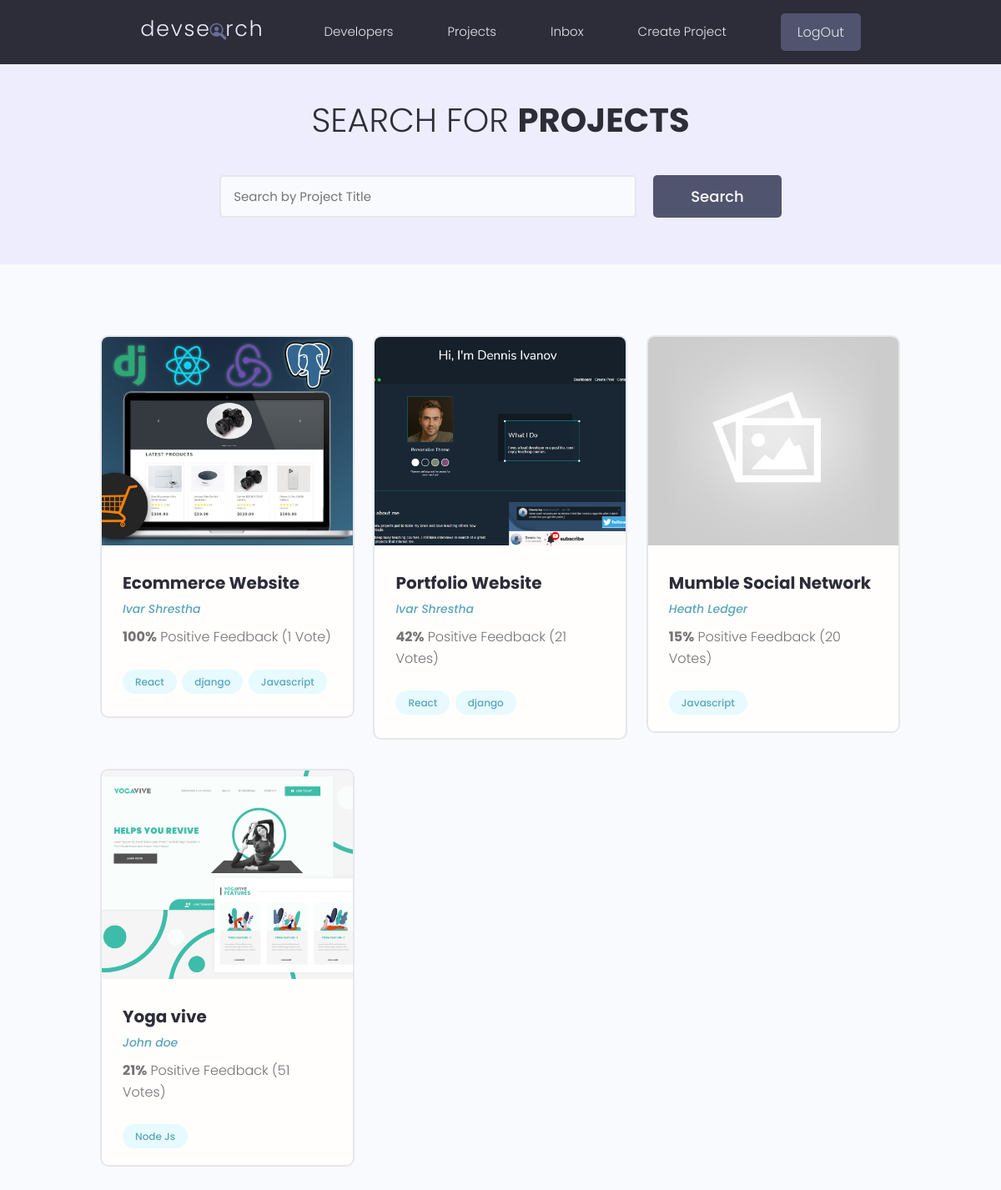
Page /projects/ (signed in) on the committed database.
### project/models.py (models this page shows, shortened)
class Project(models.Model):
    owner = models.ForeignKey(
        Profile, null=True, blank=True, on_delete= models.SET_NULL)
    title = models.CharField(max_length=200)
    description  = models.TextField(null=True, blank=True)
    featured_image = models.ImageField(null=True, blank=True,
                                       default="default.jpg")
    demo_link = models.CharField(max_length=2000, null=True, blank=True)
    source_link = models.CharField(max_length=2000, null=True, blank=True)
    tags = models.ManyToManyField('Tag', blank=True)
    vote_total = models.IntegerField(default=0, null=True, blank=True)
    vote_ratio = models.IntegerField(default=0, null=True, blank=True)
    created = models.DateTimeField(auto_now_add=True)
    id = models.UUIDField(default=uuid.uuid4, unique=True,
                          primary_key=True, editable=False)

class Tag(models.Model):
    name = models.CharField(max_length=200)
    created = models.DateTimeField(auto_now_add=True)
    id = models.UUIDField(default=uuid.uuid4, unique=True,
                          primary_key=True, editable=False)
    def __str__(self):
        return self.name

### users/models.py (models this page shows, shortened)
class Profile(models.Model):
    user = models.OneToOneField(User, on_delete=models.CASCADE, null=True, blank=True)
    name = models.CharField(max_length=200, blank=True, null=True)
    email = models.EmailField(max_length=500, blank=True, null=True)
    username = models.CharField(max_length=200, null=True, blank=True)
    location = models.CharField(max_length=200, null=True, blank=True)
    short_intro = models.CharField(max_length=200, blank=True, null=True)
    bio = models.TextField(blank=True, null=True)
    profile_image = models.ImageField(null=True, blank=True, upload_to='profiles/', default='profiles/default.jpg')
    social_github = models.CharField(max_length=200, blank=True, null=True)
    social_twitter = models.CharField(max_length=200, blank=True, null=True)
    social_linkedin= models.CharField(max_length=200, blank=True, null=True)
    social_youtube = models.CharField(max_length=200, blank=True, null=True)
    social_website = models.CharField(max_length=200, blank=True, null=True)
    created = models.DateTimeField(auto_now_add=True)
    id = models.UUIDField(default=uuid.uuid4, unique=True,
                          primary_key=True, editable=False)

### project/views.py (the view)
# urls.py: path('projects/', include('project.urls')),
def projects(request):
    projects=Project.objects.all()
    context = {'projects': projects}
    return render(request, 'project/projects.html', context)

### project/templates/project/projects.html (shortened to what this page needs)
{% extends "main.html" %}
{% block content %}
  <main class="projects">
    <section class="hero-section text-center">
      <div class="container container--narrow">
        <div class="hero-section__box">
          <h2>Search for <span>Projects</span></h2>
        </div>
        <div class="hero-section__search">
          <form class="form" action="#" method="get">
            <div class="form__field">
              <input class="input input--text" id="formInput#search" type="text" name="text"
                placeholder="Search by Project Title" />
            </div>
            <input class="btn btn--sub btn--lg" type="submit" value="Search" />
          </form>
        </div>
      </div>
    </section>
    <section class="projectsList">
      <div class="container">
        <div class="grid grid--three">
          {% for project in projects %}
          <div class="column">
            <div class="card project">
              <a href="{% url 'project' project.id %}" class="project">
                <img class="project__thumbnail" src="{{ project.featured_image.url }}" alt="project thumbnail" />
                <div class="card__body">
                  <h3 class="project__title">{{project.title}}</h3>
                  <p><a class="project__author" href="{% url 'user-profile' project.owner.id %}">{{ project.owner.name }}</a></p>
                  <p class="project--rating">
                    <span style="font-weight: bold;">{{project.vote_ratio}}%</span> Positive
                    Feedback ({{project.vote_total}} Vote{{project.vote_total|pluralize:"s"}})
                  </p>
                  <div class="project__tags">
                    {% for tag in project.tags.all %}
                    <span class="tag tag--pill tag--main">
                      <small>{{ tag }}</small>
                    </span>
                    {% endfor %}
                  </div>
                </div>
              </a>
            </div>
          </div>
          {% endfor%}
        </div>
      </div>
    </section>
  </main>
{% endblock %}

### static/styles/app.css (style rules this page uses)
:root { --color-sub: #2d2d39; }
.btn--sub { background-color: var(--color-sub-light); }
.card { border: 2px solid var(--color-light); }
img { width: 100%; }
.hero-section { height: 40vh; display: flex; align-items: center; background-color: var(--color-sub); }
.hero-section__box { margin-bottom: 4rem; }
.hero-section__box > h2, .hero-section__box > h2 > span { font-size: 4rem; color: var(--color-light); line-height: 1.3; text-transform: uppercase; }
.hero-section__box > h2 { font-weight: 300; }
.hero-section__box > h2 > span { font-weight: 700; }
.hero-section__search > .form { display: flex; align-items: center; justify-content: center; gap: 2rem; }
.hero-section__search > .form input.input--text { width: 50rem; }
.project__author { font-size: 1.4rem; font-style: italic; }
.project--rating { margin-bottom: 1.6em; margin-top: .5em; }
.projects > .hero-section { background: var(--color-sub-lighter); height: 30vh; }
.projects .hero-section__box { margin-bottom: 2.5rem; }
.projects .hero-section__box > h2 { color: var(--color-sub); }
.projects .hero-section__box > h2 > span { font-weight: 700; color: var(--color-sub); }
.projectsList { margin-top: 8rem; }
.project__thumbnail { height: 25rem; object-fit: cover; object-position: top center; }
.project__title { font-size: 2rem; font-weight: 700; color: var(--color-sub); }

### static/uikit/styles/modules/_variables.css (style rules this page uses)
:root { --color-main: #5aa5b9; --color-main-light: #e6faff; --color-sub: #3f4156; --color-sub-light: #51546e; --color-sub-lighter: #ededfd; --color-text: #737373; --color-gray: #8b8b8b; --color-light: #e5e7eb; --color-light-gray: #767676; --color-bg: #f8fafd; --color-white: #fffefd; --color-white-light: #f3f3f3; --color-success: #359e64; --color-success-bg: #def8e8; --color-error: #fc4b0b; --color-error-bg: #fff2ee; --font-base: 'Poppins', arial, helvetica, 'Segoe UI', roboto, ubuntu, sans-serif; --font-monospace: 'Fira Code', 'Courier New', courier, monospace; --font-regular: 300; --font-medium: 500; --font-bold: 700; --generic-shadow: 1px 1px 5px #00000010; --generic-transition: all 0.3s ease-in-out; }

### static/uikit/styles/modules/_base.css (style rules this page uses)
* { margin: 0; padding: 0; box-sizing: border-box; text-rendering: optimizeLegibility; color: inherit; font-size: inherit; }
html { font-size: 50%; }
@media only screen and (min-width: 480px) { html { font-size: 56.25%; } }
@media only screen and (min-width: 1200px) { html { font-size: 62.5%; } }
body { line-height: 1.6; font-weight: 400; font-size: 1.5rem; color: var(--color-text); background-color: var(--color-bg); min-height: 100vh; }

### static/uikit/styles/modules/_typography.css (style rules this page uses)
* { font-family: var(--font-base); }
h2 { font-size: 3.6rem; font-weight: var(--font-bold); }
h3 { font-size: 3.2rem; font-weight: var(--font-medium); }
p, span, strong { font-size: 1.6rem; color: var(--color-text); font-weight: var(--font-regular); }
a { padding-bottom: 2px; text-decoration: none; display: inline-block; color: var(--color-main); font-weight: var(--font-medium); }

### static/uikit/styles/modules/_utilities.css (style rules this page uses)
.container { width: 92%; max-width: 165rem; margin: 0 auto; box-sizing: border-box; }
.container--narrow { width: 92%; max-width: 120rem; }
@media screen and (min-width: 1000px) { .container { width: 90%; } }
@media screen and (min-width: 1000px) { .container--narrow { width: 85%; } }
@media screen and (min-width: 1200px) { .container { width: 80%; } }
@media screen and (min-width: 1200px) { .container--narrow { width: 72%; } }
.text-center { text-align: center; }

### static/uikit/styles/modules/_button.css (style rules this page uses)
.btn { display: inline-block; position: relative; cursor: pointer; background-color: var(--color-light); font-weight: var(--font-medium); color: var(--color-sub); text-decoration: none; padding: 1rem 2rem; border-radius: 0.5rem; border: none; width: -webkit-fit-content; width: -moz-fit-content; width: fit-content; height: -webkit-fit-content; height: -moz-fit-content; height: fit-content; font-size: 1.6rem; outline-width: 0; outline-color: transparent; -webkit-backface-visibility: hidden; backface-visibility: hidden; transition: all 0.3s ease-in-out; }
.btn--sub { background-color: var(--color-sub); color: var(--color-white); }
.btn--lg { font-size: 1.8rem; padding: 1.2rem 4.5rem; }

### static/uikit/styles/modules/_card.css (style rules this page uses)
.card { border-radius: 1rem; background-color: var(--color-white); border: 1.5px solid var(--color-light); width: auto; height: auto; margin-top: 0.5rem; margin-bottom: 0.5rem; overflow: hidden; }
.card__body, .card__header { padding: 2rem 2.5rem; }

### rows in the picture
Project: featured_image (picture), title "Ecommerce Website", owner.name "Ivar Shrestha", vote_ratio "100", vote_total "1"
Tag: name "React"
Tag: name "django"
Tag: name "Javascript"
Project: featured_image (picture), title "Portfolio Website", owner.name "Ivar Shrestha", vote_ratio "42", vote_total "21"
Project: featured_image (placeholder picture), title "Mumble Social Network", owner.name "Heath Ledger", vote_ratio "15", vote_total "20"
Project: featured_image (picture), title "Yoga vive", owner.name "John doe", vote_ratio "21", vote_total "51"
Tag: name "Node Js"
